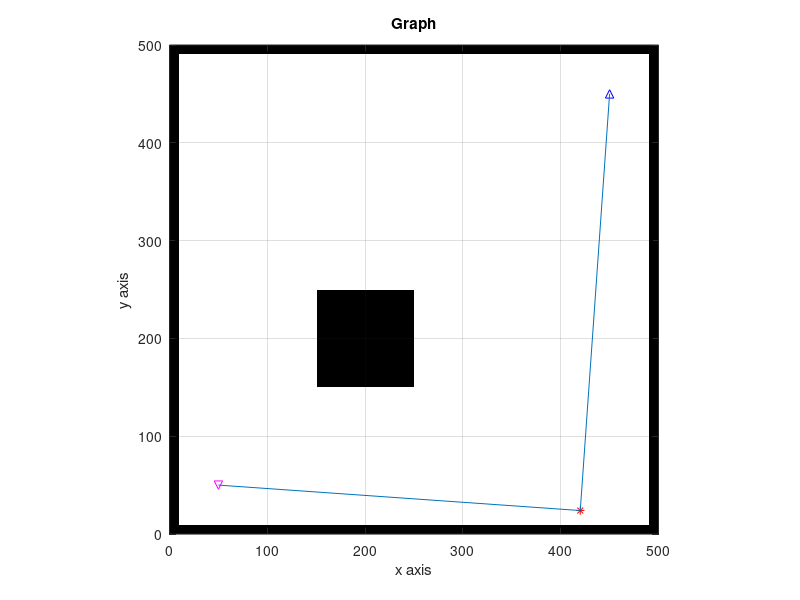

The MATLAB source for this figure: (Note: this script raises an error after producing the figure.)
%% Points

nrows = 500;
ncols = 500;

obstacle = false(nrows,ncols);

[x,y] = meshgrid (1:ncols, 1:nrows);

%% Obstacles

%creating obstacles
obstacle (y<10 | y>490 | x<10 | x>490) = true; % boundaries
obstacle (y > 150 & y < 250 & x > 150 & x < 250) = true;

figure;
imshow(~obstacle);

axis ([0 ncols 0 nrows]);
axis xy; %flips the y axis over

axis on;
xlabel ('x axis');
ylabel ('y axis');

title('Graph');
grid on

%% RRT Parameters

Max_Connect_Length = 500; % length of the node
Goal_found = false; % setting to false at first
Segments = 100; % Using segmentation to check for obstacles
                % Divide the edge between new node and neighbors into segments
                % Checking if all points on the line are away from
                % STILL WORKING ON THIS NOT COMPLETE YET
                % obstacles 

%% RRT Algorithm

Node_count = 1; % setting node counter to 1 at first for starting node
map = zeros(size(obstacle)); % setting the whole map to 0
map(obstacle) = 1; % setting the obstacles as 1
Tree_Connections = []; % holding the nodes and the tree

% Start Node
Start_node = [450, 450]; % We're assuming a starting node
Tree_Connections = [sub2ind(size(map), Start_node(1), Start_node(2)) Inf];
    % Adding the start node to the tree array
map(Start_node(2), Start_node(1)) = 2; % Marking the node as a 2
hold on
plot(Start_node(2), Start_node(1), 'b^')
hold off

% Goal Node
Goal_node = [50, 50];
hold on
plot(Goal_node(2), Goal_node(1), 'mv')
hold off

while(true)
        %% generating node at a random location
        Node_X = randi(ncols);
        Node_Y = randi(nrows);
        
        % Check if is through obstacle
        if (map(Node_Y, Node_X) == 1 || map(Node_Y, Node_X) == 2)
            continue;
        end
        
        %% Connect new node to closest node
        % For loop checks nodes within the max_length and puts in
        % neighbor_distances
        neighbor_distances = [];
        for i = 1: numel(Tree_Connections(:,1)) % 1 to number of elements in Tree_Connections[nodes]
            if (Tree_Connections(i,1) == Inf)
                break
            end
            [row, col] = ind2sub(size(map),Tree_Connections(i,1));
            
            % checks if in range
            if (norm([Node_Y, Node_X]-[row,col]) > Max_Connect_Length)
                continue
            end
            
            % ADD SOMETHING WITH SEGMENTATION
            
            % adding the node as a connection node (with the ID and the
            % distance to the new node)
            neighbor_distances = [neighbor_distances; [Tree_Connections(i,1), norm([Node_Y, Node_X]-[row,col])]];
                
        end
        
        %% Choose the closest node to connect to
        if (size(neighbor_distances) > 0)
            
            % Add node to the map and set parent to closest node
            map(Node_Y, Node_X) = 2;
            Node_count = Node_count + 1;
            distances_sorted = sortrows(neighbor_distances, 2);
            Tree_Connections = [Tree_Connections; sub2ind(size(map), Node_Y, Node_X) distances_sorted(1,1)];
            % adding the node from the distances_sorted because choosing
            % from the last part of the sorted array
            
            % Plotting the new node
            hold on
            plot(Node_X, Node_Y, 'r*')
            hold off
            
            % Plot edge between new node and its parent
            [row, col] = ind2sub( size(map), distances_sorted(1,1));
            hold on
            line([Node_X, col], [Node_Y,row])
            hold off
            
        else
            continue;
        end
        
        %% checking if we are close to the goal
        placeholder = [Node_Y, Node_X]-Goal_node;
        if(norm(placeholder) < Max_Connect_Length)
            Node_count = Node_count + 1;
            
            % Adding the goal_node to map
            Tree_Connections(Node_count, 1) = sub2ind(size(map), Goal_node(1), Goal_node(2));
            % Setting goal node parent to the new node
            Tree_Connections(Node_count,2) = sub2ind(size(map), Node_Y, Node_X);
            map(Goal_node(1),Goal_node(2))=2;
            
            %plot edge between node and goal
            hold on
            line([Node_X, Goal_node(2)], [Node_Y, Goal_node(1)])
            hold off
            
            Goal_found = true;
            
        end
        
        %% mark the path
        if (Goal_found)
            route = [];
            route = make_path(map, Nodes, Tree_Connections)
            % STILL WORKING ON MAKING THE PATH
            % plot the route
        end
        
        %% break if goal found
        if (Goal_found)
            break
        end

end
